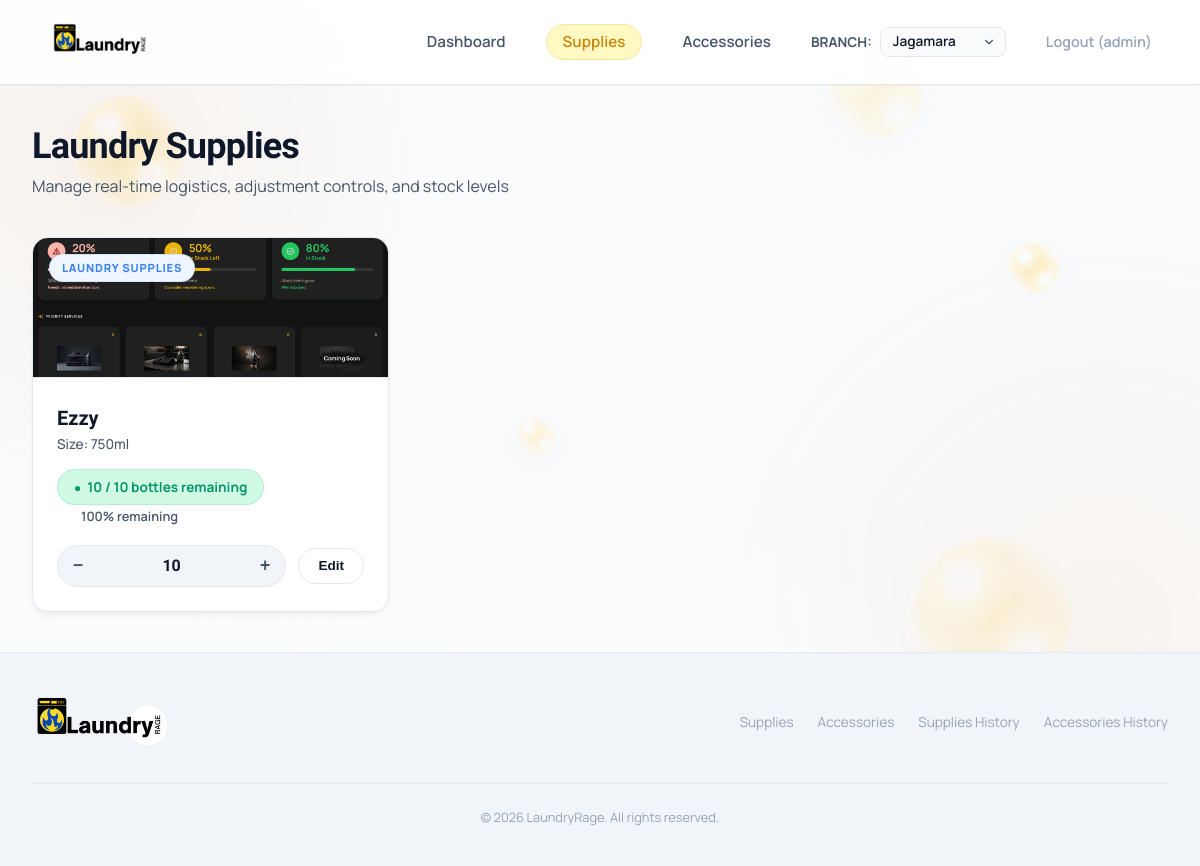
The app's page /laundry-supplies/ (signed in) with its own data.
### inventory/models.py (models this page shows, shortened)
class Product(models.Model):
    CATEGORY_CHOICES = [
        ('Laundry Supplies', 'Laundry Supplies'),
        ('Accessories', 'Accessories'),
    ]
    name = models.CharField(max_length=255)
    category = models.CharField(max_length=50, choices=CATEGORY_CHOICES)
    unit = models.CharField(max_length=50, help_text="e.g., L, bottles, pcs")
    cost = models.DecimalField(max_digits=10, decimal_places=2, null=True, blank=True)
    supplier = models.CharField(max_length=255)
    product_size = models.CharField(max_length=50, blank=True, default='', help_text="e.g., 750 ml, 1 L, 500 g")
    image = models.ImageField(upload_to='products/', blank=True, null=True, verbose_name='Product Image')
    is_active = models.BooleanField(default=True, help_text="Soft-deletion state")
    @property
    def current_monthly_inventory(self):
        from .middleware import get_current_branch
        branch = get_current_branch()
        now = timezone.now()
        month_start = date(now.year, now.month, 1)
        if branch:
            monthly_inv, _ = MonthlyInventory.objects.get_or_create(
                branch=branch,
                product=self,
                month=month_start,
                defaults={
                    'base_stock': Decimal('0.00'),
                    'current_stock': Decimal('0.00'),
                    'total_added': Decimal('0.00'),
                    'total_used': Decimal('0.00')
                }
            )
            return monthly_inv
    @property
    def inventory(self):
        from .middleware import get_current_branch
        branch = get_current_branch()
        if branch:
            inv, _ = Inventory.objects.get_or_create(
                branch=branch,
                product=self,
                defaults={
                    'current_stock': Decimal('0.00'),
                    'base_stock': Decimal('0.00'),
                    'yellow_threshold': Decimal('0.00'),
                    'red_threshold': Decimal('0.00'),
                    'current_quantity': Decimal('0.00'),
                    'low_stock_threshold': Decimal('0.00')
                }
            )
            return inv

class MonthlyInventory(models.Model):
    branch = models.ForeignKey(Branch, on_delete=models.CASCADE, related_name='monthly_inventories', null=True, blank=True)
    product = models.ForeignKey(Product, on_delete=models.CASCADE, related_name='monthly_inventories')
    month = models.DateField(help_text="First day of the month")
    base_stock = models.DecimalField(max_digits=10, decimal_places=2, default=Decimal('0.00'))
    current_stock = models.DecimalField(max_digits=10, decimal_places=2, default=Decimal('0.00'))
    total_added = models.DecimalField(max_digits=10, decimal_places=2, default=Decimal('0.00'))
    total_used = models.DecimalField(max_digits=10, decimal_places=2, default=Decimal('0.00'))
    created_at = models.DateTimeField(auto_now_add=True)
    updated_at = models.DateTimeField(auto_now=True)
    class Meta:
        unique_together = ('branch', 'product', 'month')
        verbose_name_plural = "Monthly Inventories"
    @property
    def remaining_percentage(self):
        if self.base_stock <= 0:
            return None
        return (self.current_stock / self.base_stock) * 100
    @property
    def required_refill(self):
        if self.base_stock > self.current_stock:
            return self.base_stock - self.current_stock
        return Decimal('0.00')
    @property
    def status(self):
        inv = Inventory.objects.filter(product=self.product, branch=self.branch).first()
        if inv:
            if inv.alert_status == 'OUT_OF_STOCK':
                return 'RED'
            elif inv.alert_status == 'RED':
                return 'RED'
            elif inv.alert_status == 'YELLOW':
                return 'YELLOW'
            else:
                return 'GREEN'
        return 'GREEN'

class Branch(models.Model):
    branch_code = models.CharField(max_length=50, unique=True)
    branch_name = models.CharField(max_length=255)
    google_sheet_id = models.CharField(max_length=255, null=True, blank=True)
    active = models.BooleanField(default=True)
    created_at = models.DateTimeField(auto_now_add=True)
    updated_at = models.DateTimeField(auto_now=True)
    class Meta:
        verbose_name_plural = "Branches"

class Inventory(models.Model):
    branch = models.ForeignKey(Branch, on_delete=models.CASCADE, related_name='inventories', null=True, blank=True)
    product = models.ForeignKey(Product, on_delete=models.CASCADE, related_name='branch_inventories')
    current_quantity = models.DecimalField(max_digits=10, decimal_places=2, default=Decimal('0.00'))
    low_stock_threshold = models.DecimalField(max_digits=10, decimal_places=2, default=Decimal('0.00'))
    base_stock = models.DecimalField(max_digits=10, decimal_places=2, default=Decimal('0.00'))
    current_stock = models.DecimalField(max_digits=10, decimal_places=2, default=Decimal('0.00'))
    yellow_threshold = models.DecimalField(max_digits=10, decimal_places=2, default=Decimal('0.00'))
    red_threshold = models.DecimalField(max_digits=10, decimal_places=2, default=Decimal('0.00'))
    alert_status = models.CharField(max_length=50, default='NORMAL')
    created_at = models.DateTimeField(auto_now_add=True)
    updated_at = models.DateTimeField(auto_now=True)
    class Meta:
        unique_together = ('branch', 'product')
        verbose_name_plural = "Inventories"

### inventory/views.py (the view)
# urls.py: path('laundry-supplies/', views.supplies_view, name='laundry_supplies'),
def supplies_view(request):
    products = Product.objects.filter(is_active=True, category='Laundry Supplies')
    branch = request.current_branch
    for p in products:
        Inventory.objects.get_or_create(product=p, branch=branch)
    context = {
        'title': 'Laundry Supplies',
        'category': 'supplies',
        'products': products,
        'fallback_emoji': '🧴',
        'active_branch': branch,
    }
    return render(request, 'inventory/laundry_supplies.html', context)

### inventory/context_processors.py (called while the page is built)
def branch_context(request):
    from .models import Branch
    return {
        'all_branches': Branch.objects.filter(active=True)
    }

### templates/inventory/laundry_supplies.html (shortened to what this page needs)
{% extends 'base.html' %}
{% load static %}
{% block content %}
<div class="page-title-area">
    <div>
        <h1>Laundry Supplies</h1>
        <p>Manage real-time logistics, adjustment controls, and stock levels</p>
    </div>
</div>
{% if products %}
<div class="product-grid">
    {% for product in products %}
        {% include "components/product_card.html" with product=product fallback_emoji="🧴" %}
    {% endfor %}
</div>
{% else %}
<div class="empty-state">
    <div class="empty-state-icon">🧴</div>
    <h3>No active products found</h3>
    <p>Use the admin panel to add products to the "Laundry Supplies" category.</p>
</div>
{% endif %}
{% endblock %}

### templates/components/navbar.html (shortened to what this page needs)
{% load static %}
<header>
    <nav class="navbar">
        <a href="{% url 'inventory:dashboard' %}" class="logo" id="logo-brand">
            <img src="{% static 'images/logo.png' %}" alt="LaundryRage">
        </a>
        <ul class="nav-links" id="nav-links-menu">
            <li>
                <a href="{% url 'inventory:dashboard' %}" id="nav-dashboard" class="nav-link-item {% if request.resolver_match.url_name == 'dashboard' %}active{% endif %}">
                    Dashboard
                </a>
            </li>
            <li>
                <a href="{% url 'inventory:laundry_supplies' %}" id="nav-supplies" class="nav-link-item {% if request.resolver_match.url_name == 'laundry_supplies' %}active{% endif %}">
                    Supplies
                </a>
            </li>
            <li>
                <a href="{% url 'inventory:laundry_accessories' %}" id="nav-accessories" class="nav-link-item {% if request.resolver_match.url_name == 'laundry_accessories' %}active{% endif %}">
                    Accessories
                </a>
            </li>
            {% if request.user.is_authenticated %}
                <li style="display: flex; align-items: center; gap: 0.5rem;">
                    {% if request.user.is_superuser or request.user.is_staff %}
                        <span style="font-size: 0.85rem; font-weight: 700; color: var(--text-secondary); text-transform: uppercase;">Branch:</span>
                        <select onchange="window.location.href='{% url 'inventory:switch_branch' %}?branch_id=' + this.value"
                                class="branch-select-navbar">
                            {% for b in all_branches %}
                                <option value="{{ b.id }}" {% if request.session.selected_branch_id == b.id %}selected{% endif %}>{{ b.branch_name }}</option>
                            {% endfor %}
                        </select>
                    {% else %}
                        <span class="status-badge status-green" style="font-size: 0.85rem; padding: 0.3rem 0.8rem; font-weight: 700;">
                            📍 {{ request.current_branch.branch_name }}
                        </span>
                    {% endif %}
                </li>
                <li>
                    <a href="{% url 'inventory:logout' %}" class="nav-link-item" style="color: var(--text-muted); font-size: 0.9rem; font-weight: 600; text-decoration: none; transition: color 0.3s ease;"
                       onmouseover="this.style.color='var(--accent-red)';" onmouseout="this.style.color='var(--text-muted)';">
                        Logout ({{ request.user.username }})
                    </a>
                </li>
            {% else %}
                <li>
                    <a href="{% url 'inventory:login' %}" class="nav-link-item" style="color: var(--accent-blue); font-size: 0.9rem; font-weight: 600; text-decoration: none;">
                        Login
                    </a>
                </li>
            {% endif %}
        </ul>
    </nav>
</header>

### templates/components/product_card.html (shortened to what this page needs)
<div class="product-card" data-product-id="{{ product.id }}" data-product-unit="{{ product.unit }}">
    {% if product.image %}
        <img class="product-image" src="{{ product.image.url }}" alt="{{ product.name }}">
    {% else %}
        <div class="product-emoji-banner">
            {{ fallback_emoji }}
        </div>
    {% endif %}
    <div class="product-info-area">
        <div class="product-header-block">
            <span class="product-category-tag">{{ product.category }}</span>
            <h2 class="product-name">{{ product.name }}</h2>
            <div class="product-size">Size: {{ product.product_size }}</div>
        </div>
        <div>
            <div class="stock-badge-container" style="display: flex; flex-direction: column; align-items: flex-start; gap: 0.25rem;">
                {% with monthly_inv=product.current_monthly_inventory %}
                <span class="stock-badge {% if monthly_inv %}{% if monthly_inv.status == 'RED' %}low{% elif monthly_inv.status == 'YELLOW' %}mod{% elif monthly_inv.status == 'GREEN' %}suff{% else %}no-base{% endif %}{% else %}no-base{% endif %}"
                      id="stock-badge-{{ product.id }}"
                      title="Click to Set Monthly Base Stock (AJAX)">
                    {% if monthly_inv and monthly_inv.remaining_percentage is not None %}
                        {{ monthly_inv.current_stock|floatformat:"0" }} / {{ monthly_inv.base_stock|floatformat:"0" }} {{ product.unit }} remaining
                    {% else %}
                        {{ product.inventory.current_quantity|floatformat:"0" }} {{ product.unit }} remaining (No Base Stock)
                    {% endif %}
                </span>
                <span class="percentage-remaining" id="percentage-remaining-{{ product.id }}" style="font-size: 0.8rem; font-weight: 600; color: var(--text-secondary); margin-left: 1.5rem; margin-top: -0.15rem;">
                    {% if monthly_inv and monthly_inv.remaining_percentage is not None %}
                        {{ monthly_inv.remaining_percentage|floatformat:"0" }}% remaining
                    {% else %}
                        Base stock not set
                    {% endif %}
                </span>
                {% endwith %}
            </div>
            <div class="adjust-controls">
                <div class="pill-selector">
                    <button class="pill-btn minus" type="button">−</button>
                    <span class="pill-value">{{ product.inventory.current_quantity|floatformat:"0" }}</span>
                    <button class="pill-btn plus" type="button">+</button>
                </div>
                <button class="edit-btn" type="button">Edit</button>
            </div>
        </div>
    </div>
</div>

### records on screen
Product: image (picture), category "LAUNDRY SUPPLIES", name "Ezzy", product_size "750ml", current_monthly_inventory.current_stock "10", current_monthly_inventory.base_stock "10", unit "bottles", current_monthly_inventory.remaining_percentage "100", inventory.current_quantity "10"

### other values on screen
{{ request.user.username }} "admin"
form field value "Jagamara"
